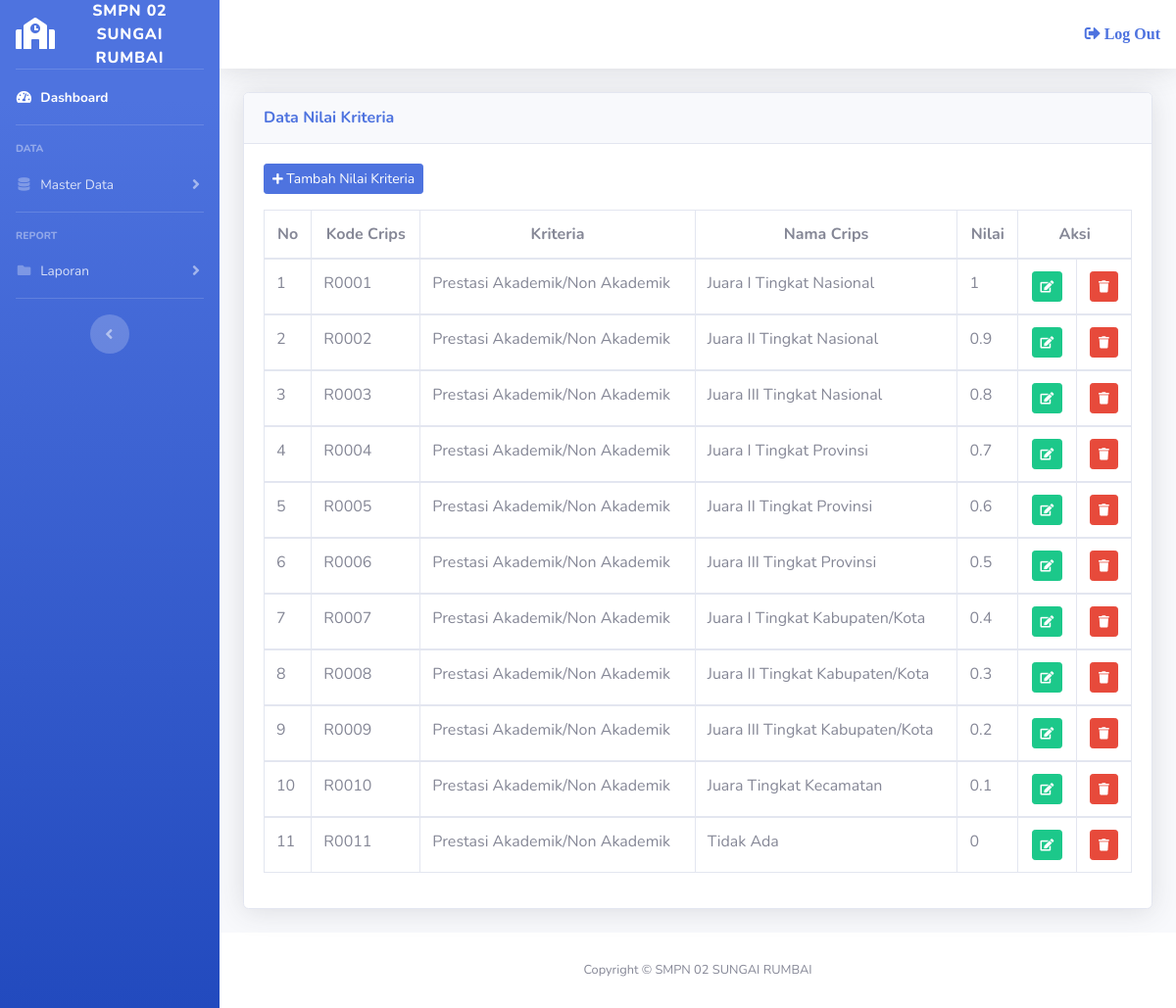
The page /admin/datanilaikriteria.php (signed in) on the database its author committed.
### tables this page shows
CREATE TABLE `tbl_crips` (
  `kd_crips` varchar(5) NOT NULL,
  `kd_kriteria` varchar(5) NOT NULL,
  `nm_crips` varchar(50) NOT NULL,
  `nilai` float NOT NULL
);

CREATE TABLE `tbl_kriteria` (
  `kd_kriteria` varchar(5) NOT NULL,
  `nm_kriteria` varchar(50) NOT NULL,
  `atribut` int(11) NOT NULL
);

### admin/datanilaikriteria.php (the view, shortened to what this page needs)
<?php
	include ("style/header.php");
	include ("style/sidebar.php");
  include ("../config/koneksi.php");
?>
<div class="container-fluid">
	<div class="card shadow mb-4">
		<div class="card-header py-3">
			<h6 class="m-0 font-weight-bold text-primary">Data Nilai Kriteria</h6>
		</div>
		<div class="card-body">
			<div class="form-group">
				<button class="btn btn-sm btn-primary" data-toggle="modal" data-target="#tambah_nilaikriteria"><i class="fas fa-plus fa-sm"></i> Tambah Nilai Kriteria</button>
			</div>
			<div class="table-responsive">
				<table class="table table-bordered">
					<thead>
						<tr>
							<th style="text-align: center;">No</th>
							<th style="text-align: center;">Kode Crips</th>
							<th style="text-align: center;">Kriteria</th>
              <th style="text-align: center;">Nama Crips</th>
              <th style="text-align: center;">Nilai</th>
							<th style="text-align: center;" colspan="2">Aksi</th>
						</tr>
					</thead>
					<?php
					$no = 1;
					$sql = mysqli_query($konek,"SELECT * FROM tbl_kriteria a LEFT JOIN tbl_crips b ON a.kd_kriteria=b.kd_kriteria WHERE b.kd_crips = kd_crips");
					while ($data = mysqli_fetch_array($sql)){
					?>
					<tbody>
						<tr>
							<td><?php echo $no++; ?></td>
              <td><?php echo $data['kd_crips']; ?></td>
              <td><?php echo $data['nm_kriteria']; ?></td>
							<td><?php echo $data['nm_crips']; ?></td>
							<td><?php echo $data['nilai']; ?></td>
							<td style="text-align: center;"><a href="editnilaikriteria.php?kd=<?php echo $data['kd_crips']; ?>"><i class="btn btn-success btn-sm"><span class="fas fa-edit fa-sm"></span></i></a></td>
							<td style="text-align: center;"><a href="hapusnilaikriteria.php?kd=<?php echo $data['kd_crips']; ?>"><i class="btn btn-danger btn-sm"><span class="fas fa-trash fa-sm"></span></i></a></td>
						</tr>
					</tbody>
					<?php
					}
					?>
				</table>
			</div>
		</div>
	</div>
</div>
<?php
	include ("style/footer.php");
?>

### admin/style/header.php (shortened to what this page needs)
<!DOCTYPE html>
<html lang="en">
<head>
  <link href="../assets/vendor/fontawesome-free/css/all.min.css" rel="stylesheet" type="text/css">
  <link href="../assets/css/sb-admin-2.min.css" rel="stylesheet">
  <link href="../assets/vendor/datatables/dataTables.bootstrap4.min.css" rel="stylesheet">
</head>

### admin/style/sidebar.php (shortened to what this page needs)
<body id="page-top">
  <div id="wrapper">
    <ul class="navbar-nav bg-gradient-primary sidebar sidebar-dark accordion" id="accordionSidebar">
      <a class="sidebar-brand d-flex align-items-center justify-content-center" href="index.php">
        <div class="sidebar-brand-icon">
          <i class="fas fa-school"></i>
        </div>
        <div class="sidebar-brand-text mx-3">SMPN 02 SUNGAI RUMBAI</div>
      </a>
      <hr class="sidebar-divider my-0">
      <li class="nav-item active">
        <a class="nav-link" href="index.php">
          <i class="fas fa-fw fa-tachometer-alt"></i>
          <span>Dashboard</span></a>
      </li>
      <hr class="sidebar-divider">
      <div class="sidebar-heading">
        Data
      </div>
      <li class="nav-item">
        <a class="nav-link collapsed" href="#" data-toggle="collapse" data-target="#collapseTwo" aria-expanded="true" aria-controls="collapseTwo">
          <i class="fas fa-fw fa-database"></i>
          <span>Master Data</span>
        </a>
      </li>
      <hr class="sidebar-divider">
      <div class="sidebar-heading">
        Report
      </div>
      <li class="nav-item">
        <a class="nav-link collapsed" href="#" data-toggle="collapse" data-target="#collapsePages" aria-expanded="true" aria-controls="collapsePages">
          <i class="fas fa-fw fa-folder"></i>
          <span>Laporan</span>
        </a>
      </li>
      <hr class="sidebar-divider d-none d-md-block">
      <div class="text-center d-none d-md-inline">
        <button class="rounded-circle border-0" id="sidebarToggle"></button>
      </div>
    </ul>
    <div id="content-wrapper" class="d-flex flex-column">
      <div id="content">
        <nav class="navbar navbar-expand navbar-light bg-white topbar mb-4 static-top shadow">
          <ul class="navbar-nav ml-auto">
            <a href="../logout.php"><i class="fas fa-sign-out-alt"> Log Out</i></a>
          </ul>
        </nav>

### admin/style/footer.php (shortened to what this page needs)
</div>
<footer class="sticky-footer bg-white">
  <div class="container my-auto">
    <div class="copyright text-center my-auto">
      <span>Copyright &copy; SMPN 02 SUNGAI RUMBAI</span>
    </div>
  </div>
</footer>
</div>
</body>
</html>

### rows shown on the page
tbl_crips: kd_crips "R0001", kd_kriteria.nm_kriteria "Prestasi Akademik/Non Akademik", nm_crips "Juara I Tingkat Nasional", nilai "1"
tbl_crips: kd_crips "R0002", kd_kriteria.nm_kriteria "Prestasi Akademik/Non Akademik", nm_crips "Juara II Tingkat Nasional", nilai "0.9"
tbl_crips: kd_crips "R0003", kd_kriteria.nm_kriteria "Prestasi Akademik/Non Akademik", nm_crips "Juara III Tingkat Nasional", nilai "0.8"
tbl_crips: kd_crips "R0004", kd_kriteria.nm_kriteria "Prestasi Akademik/Non Akademik", nm_crips "Juara I Tingkat Provinsi", nilai "0.7"
tbl_crips: kd_crips "R0005", kd_kriteria.nm_kriteria "Prestasi Akademik/Non Akademik", nm_crips "Juara II Tingkat Provinsi", nilai "0.6"
tbl_crips: kd_crips "R0006", kd_kriteria.nm_kriteria "Prestasi Akademik/Non Akademik", nm_crips "Juara III Tingkat Provinsi", nilai "0.5"
tbl_crips: kd_crips "R0007", kd_kriteria.nm_kriteria "Prestasi Akademik/Non Akademik", nm_crips "Juara I Tingkat Kabupaten/Kota", nilai "0.4"
tbl_crips: kd_crips "R0008", kd_kriteria.nm_kriteria "Prestasi Akademik/Non Akademik", nm_crips "Juara II Tingkat Kabupaten/Kota", nilai "0.3"
tbl_crips: kd_crips "R0009", kd_kriteria.nm_kriteria "Prestasi Akademik/Non Akademik", nm_crips "Juara III Tingkat Kabupaten/Kota", nilai "0.2"
tbl_crips: kd_crips "R0010", kd_kriteria.nm_kriteria "Prestasi Akademik/Non Akademik", nm_crips "Juara Tingkat Kecamatan", nilai "0.1"
tbl_crips: kd_crips "R0011", kd_kriteria.nm_kriteria "Prestasi Akademik/Non Akademik", nm_crips "Tidak Ada", nilai "0"
